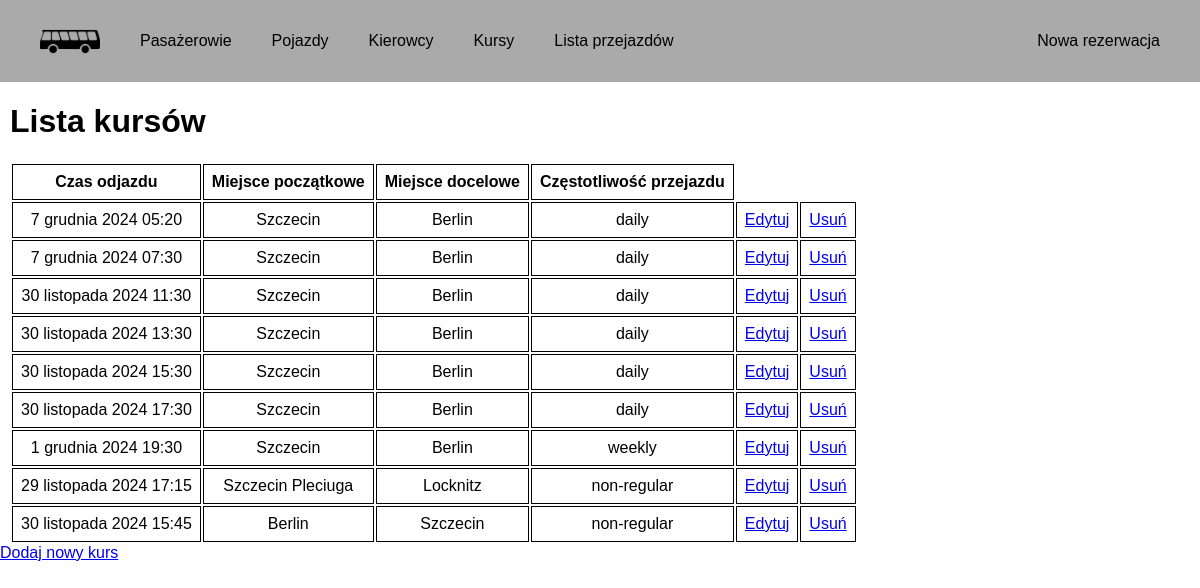
The app's page /schedules/ with its own data.
### PassengerManagement/models.py (models this page shows, shortened)
class Schedule(models.Model):
    time = models.DateTimeField()
    origin = models.CharField(max_length=100)
    destination = models.CharField(max_length=100)
    frequency = models.CharField(
        max_length=50,
        choices=[
            ("daily", "Daily"),
            ("weekly", "Weekly"),
            ("monthly", "Monthly"),
            ("not-regular", "Not regular"),
        ],
        default="daily",
    )

### PassengerManagement/views.py (the view)
# urls.py: path('schedules/', views.schedule_list, name='schedule_list'),
def schedule_list(request):
    schedules = Schedule.objects.all()
    return render(request, 'schedule_management/schedule_list.html', {'schedules': schedules})

### templates/schedule_management/schedule_list.html (shortened to what this page needs)
<!DOCTYPE html>
<html lang="pl">
<head>
    {% load static %}
    <link rel="stylesheet" href="{% static 'home.css' %}">
</head>
<body>
    {% include 'partials/navbar.html' %}
    <h1>Lista kursów</h1>
    <table>
        <thead>
            <tr>
                <th>Czas odjazdu</th>
                <th>Miejsce początkowe</th>
                <th>Miejsce docelowe</th>
                <th>Częstotliwość przejazdu</th>
            </tr>
        </thead>
        <tbody>
            {% for schedule in schedules %}
            <tr>
                <td>{{ schedule.time }}</td>
                <td>{{ schedule.origin }}</td>
                <td>{{ schedule.destination }}</td>
                <td>{{ schedule.frequency }}</td>
                <td><a href="{% url 'schedule_edit' schedule.id %}">Edytuj</a></td>
                <td><a href="{% url 'schedule_delete' schedule.id %}" onclick="return confirm('Czy na pewno chcesz usunąć ten kurs?')">Usuń</a></td>
            </tr>
            {% endfor %}
        </tbody>
    </table>
    <a href="{% url 'schedule_add' %}">Dodaj nowy kurs</a>
</body>
</html>

### static/home.css (style rules this page uses)
body { margin: 0; font-family: Arial, sans-serif; }
h1 { margin-left: 10px; }
table { margin-left: 10px; }
th, td { border: 1px solid black; padding: 8px; text-align: center; }

### records on screen
Schedule: time "7 grudnia 2024 05:20", origin "Szczecin", destination "Berlin", frequency "daily"
Schedule: time "7 grudnia 2024 07:30", origin "Szczecin", destination "Berlin", frequency "daily"
Schedule: time "30 listopada 2024 11:30", origin "Szczecin", destination "Berlin", frequency "daily"
Schedule: time "30 listopada 2024 13:30", origin "Szczecin", destination "Berlin", frequency "daily"
Schedule: time "30 listopada 2024 15:30", origin "Szczecin", destination "Berlin", frequency "daily"
Schedule: time "30 listopada 2024 17:30", origin "Szczecin", destination "Berlin", frequency "daily"
Schedule: time "1 grudnia 2024 19:30", origin "Szczecin", destination "Berlin", frequency "weekly"
Schedule: time "29 listopada 2024 17:15", origin "Szczecin Pleciuga", destination "Locknitz", frequency "non-regular"
Schedule: time "30 listopada 2024 15:45", origin "Berlin", destination "Szczecin", frequency "non-regular"
